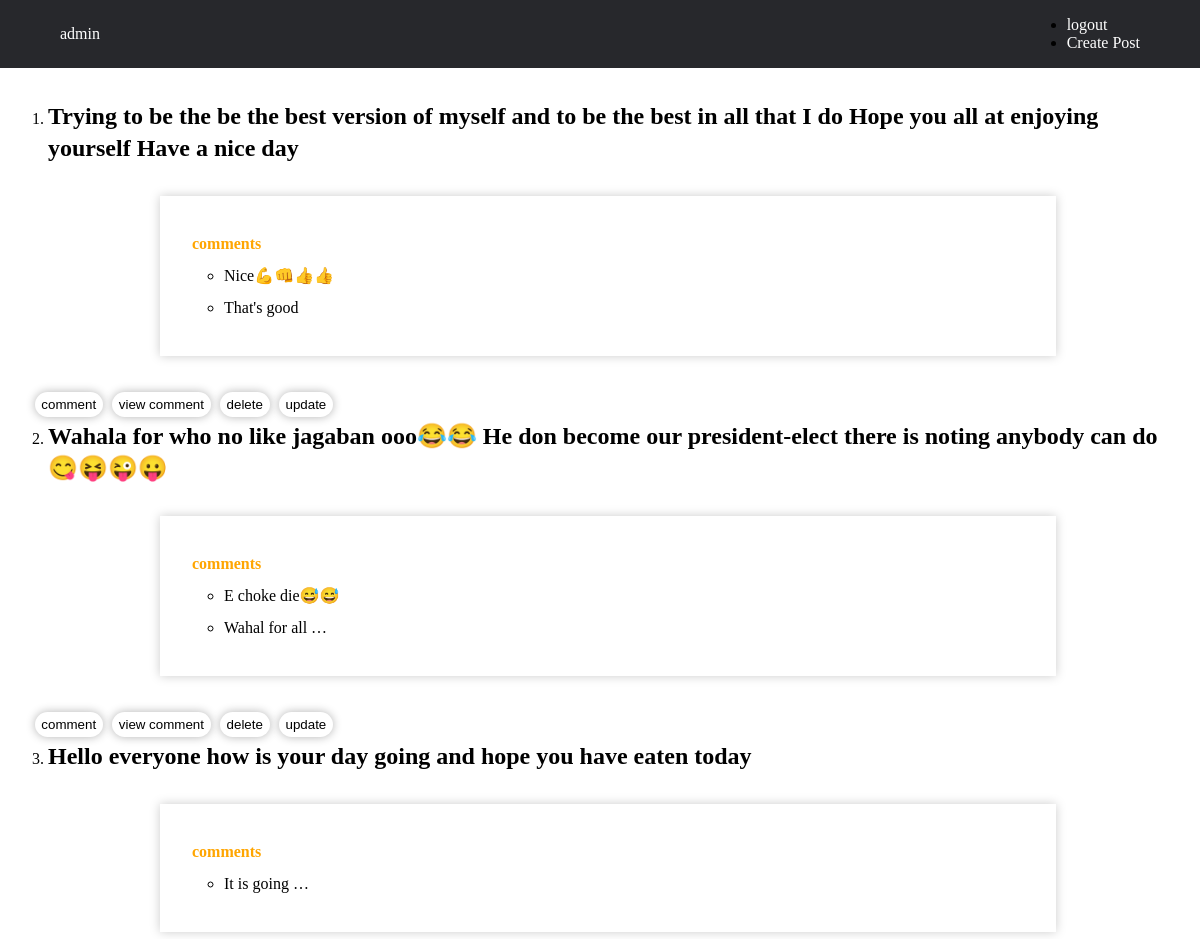
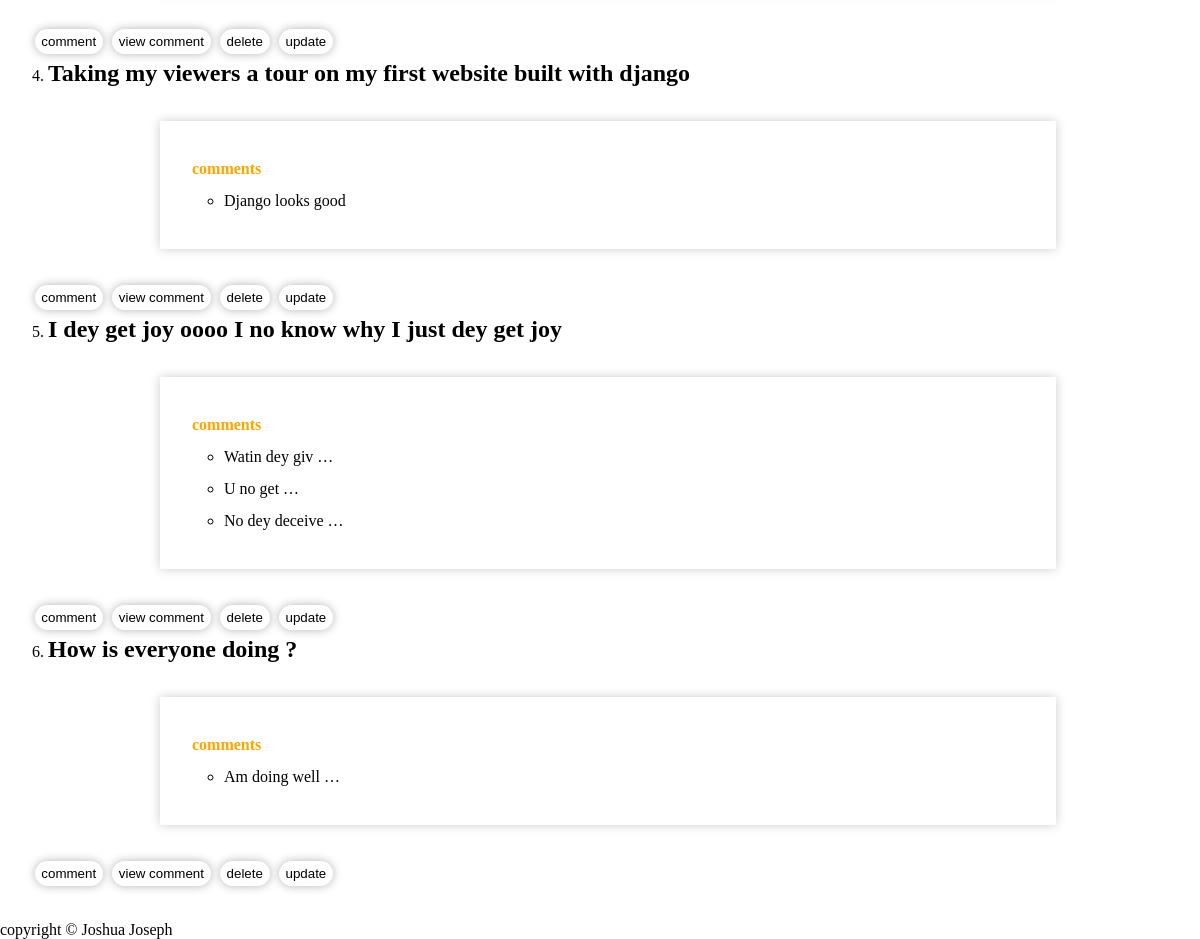
The page / (signed in) on the database as committed earlier (2 pictures, top to bottom).
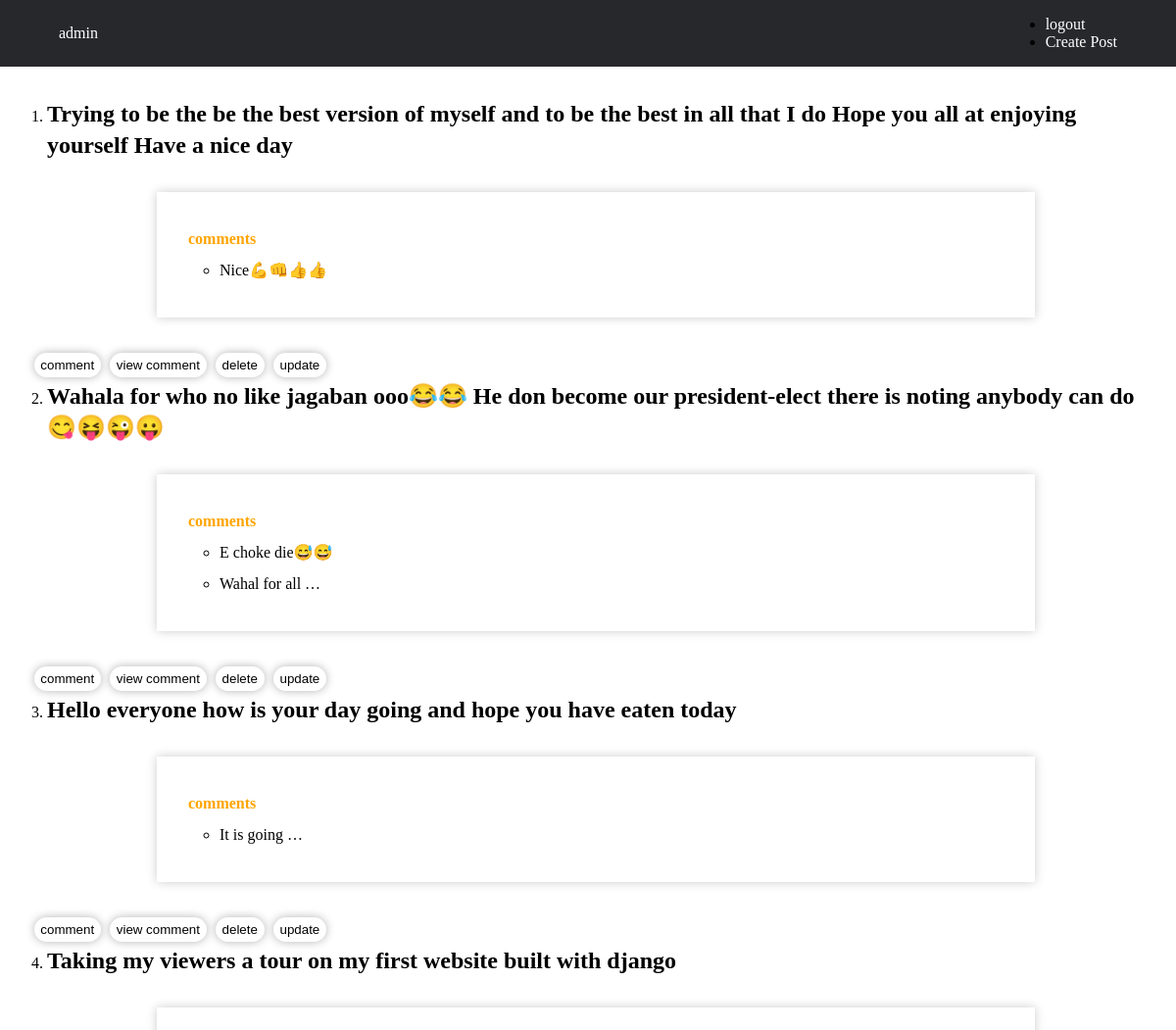
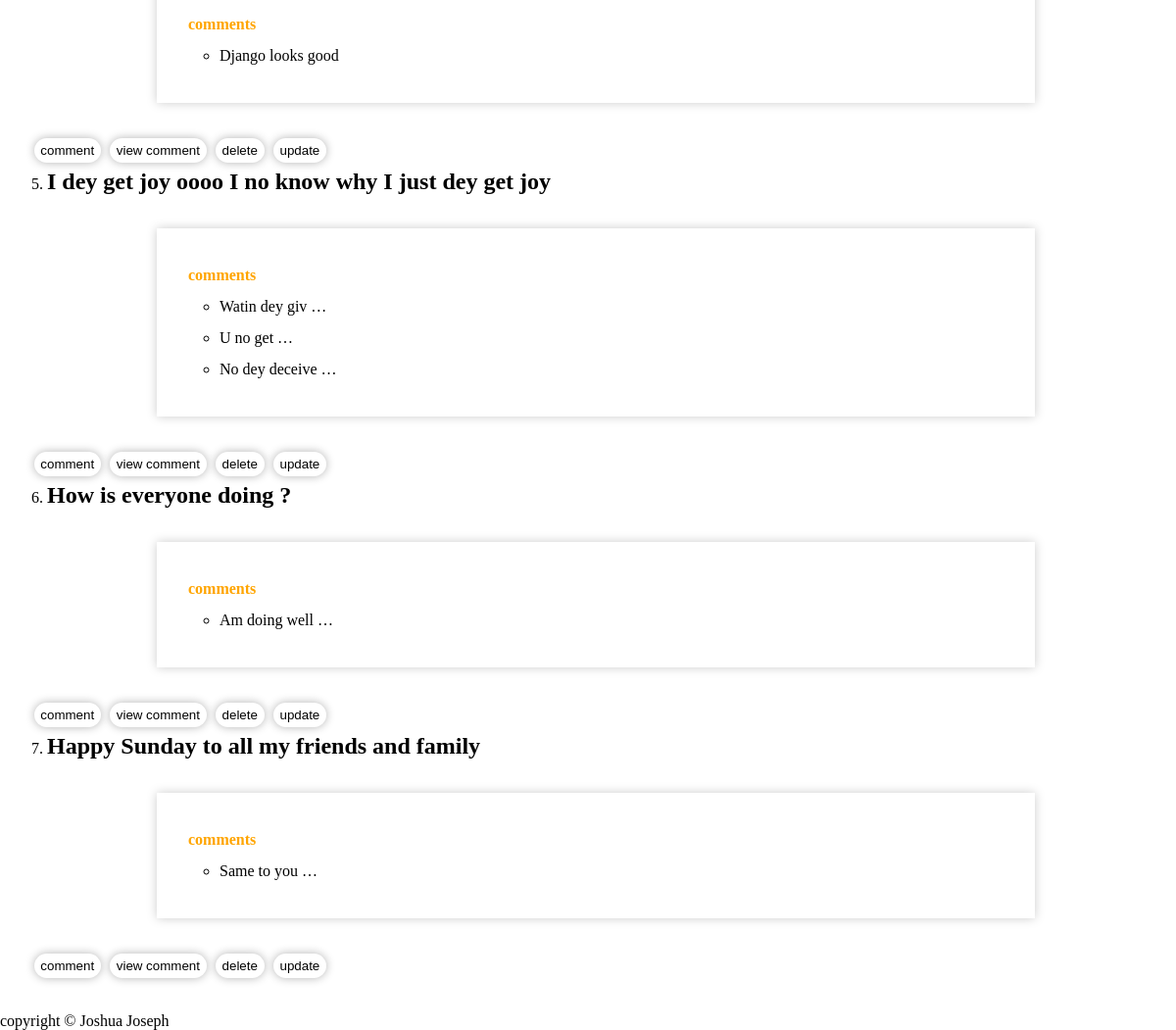
The same page on the database as committed later (2 pictures, top to bottom).
### myapp/models.py (models this page shows, shortened)
class Posts(models.Model):
	post = models.TextField()
	p_owner = models.ForeignKey(User, on_delete=models.CASCADE)

class Comment(models.Model):
	comment = models.CharField(max_length=120)
	c_owner = models.ForeignKey(Posts, on_delete=models.CASCADE)
	def __str__(self):
		return self.comment

### myapp/views.py (the view)
# urls.py: path("", views.index, name="index"),
def index(request):
	if not request.user.is_authenticated:
		return redirect("signin")
	posts = Posts.objects.filter(p_owner=request.user)
	return render(request, "index.html", {"posts":posts})

### templates/index.html (shortened to what this page needs)
{% extends "base.html" %}
{% block body%}
 </head>
 <body>
 	<nav>
 		<a href="{% url 'index' %}">{{ request.user }}</a>
 		<div class="nav_links">
	 		<ul>
	 			{%if not request.user.is_authenticated%}
	 			<li>
	 				<a href="{% url 'signup' %}">Sign Up</a>
	 			</li>
	 			<li>
	 				<a href="{% url 'signin' %}">Sign In</a>
	 			</li>
	 			{% else %}
	 			<li>
	 				<a href="{% url 'logout' %}">logout</a>
	 			</li>
	 			{% endif %}
	 			<li>
	 				<a href="{% url 'post' %}">Create Post</a>
	 			</li>
	 		</ul>
 		</div>
 	</nav>
 	<main>
 		<ol>
 		{% for fpost in posts %}
 			<li>
 				<h2>{{ fpost.post }}</h2>
 				<div class="com_container">
 				<h4>comments</h4>
 				{% for comment in fpost.comment_set.all %}
 					<ul>
 						<li>{{ comment|truncatewords:3 }}</li>
 					</ul>
 				{% endfor %}
 				</div>
 			</li>
 			<a href="{% url 'l_comment' fpost.id%}"><button class="btn">comment</button></a>
 			<a href="{% url 'view_comment' fpost.id %}"><button class="btn">view comment</button></a>
 			<a href="{% url 'confirm' fpost.id %}"><button class="btn">delete</button></a>
 			<a href="{% url 'update' fpost.id%}"><button class="btn">update</button></a>
 		{% endfor %}
		</ol>
 	</main>
 	<footer>copyright &copy; Joshua Joseph</footer>
 </body>
 {% endblock %}

### templates/base.html (shortened to what this page needs)
<!DOCTYPE html>
<html lang="en">
<head>
    {% block body %}
    {% endblock %}
</html>

### templates/index.html (style rules this page uses)
* { margin: 0; padding: 0; box-sizing: border-box; }
nav { display: flex; justify-content: space-between; align-items: center; background: #27282c; padding: 1em 5%; }
nav a { color: #fff; text-decoration: none; }
main { margin: 2em; line-height: 2em; }
main ol { margin: 1em 0 0 0; }
main ol a { margin: 0.3 em; }
main ol li { margin-left: 1em; }
main ul li { margin-left: 2em; }
.com_container { box-shadow: hsl(0,0%,80%) 0 0 10px; width: 80%; margin: 2em auto; padding: 2em; }
h4 { color: orange; }
.btn { padding: 0.4em 0.5em; margin: 0.2em; display: inline-block; background: white; color: black; border-radius: 50px; border: white; box-shadow: hsl(0,0%,70%) 0 0 10px; }

Rows that differ between the two databases and show on the page:
removed Comment: comment "That's good", shown under Posts (number 1 of 7 on the later page)
added Posts: post "Happy Sunday to all my friends and family"
added Comment: comment "Same to you …", shown under "Happy Sunday to all my friends and family"
